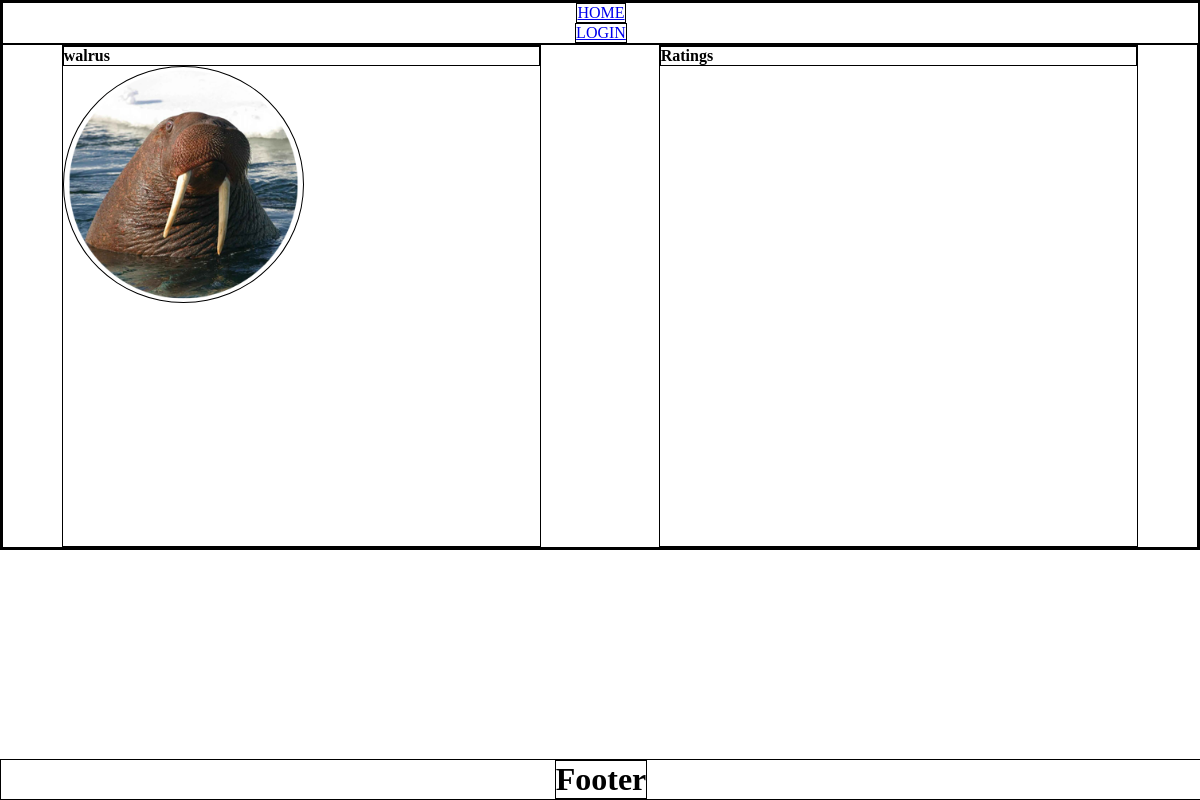
The page /user/1 on the database as committed earlier.
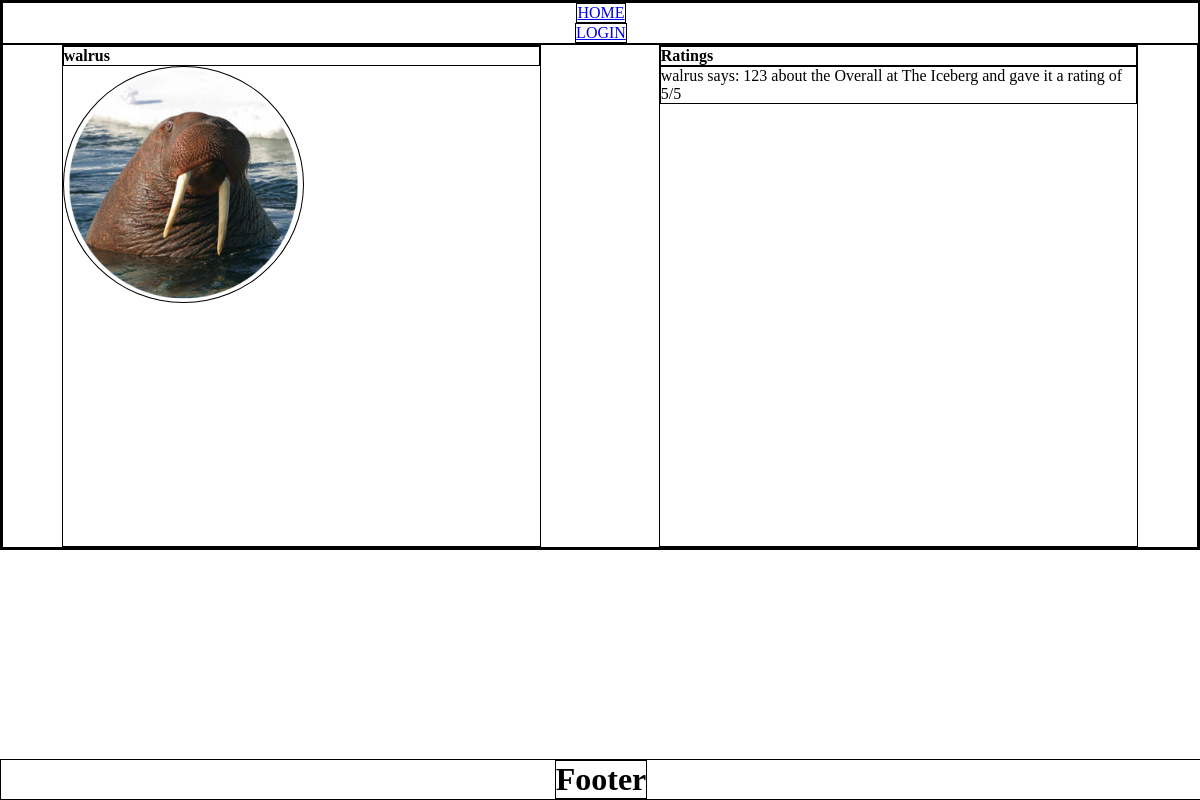
The same page on the database as committed later.
### app/models.py (models this page shows, shortened)
class Rating(Model):
    user_fk = ForeignKeyField(
        model=User,
        backref="users"
    )
    venue_fk = ForeignKeyField(
        model=Venue,
        backref="venues",
        null=True
    )
    band_fk = ForeignKeyField(
        model=User,
        backref="bands",
        null=True
    )
    rating = IntegerField()
    rating_type = CharField()
    message = CharField(max_length=1024)
    class Meta:
        database = DATABASE

class User(UserMixin, Model):
    username = CharField(unique=True)
    email = CharField(unique=True, max_length=256)
    password = CharField(max_length=128)
    avatar = BlobField(default="default.png")
    city = CharField()
    state = CharField()
    zip = CharField()
    user_level = CharField(default="user")
    class Meta:
        database = DATABASE

class Venue(Model):
    name = CharField()
    img = BlobField(default="default_venue.jpg")
    about = CharField()
    address = CharField()
    city = CharField()
    state = CharField()
    zip = CharField()
    class Meta:
        database = DATABASE

### app/routes.py (the view)
@app.route("/user/<id>") # this will need to be a dynamic route
def user(id):
    found_user = models.User.get(models.User.id == id)
    decoder = found_user.avatar.decode()
    location = (f'images/{decoder}')
    avatar = url_for('static', filename=location)
    ratings = models.Rating.select().where(models.Rating.user_fk == found_user.id)
    return render_template('user.html', user=found_user, avatar=avatar, ratings=ratings)

### app/__init__.py (called while the page is built)
@app.before_request
def before_request():
    g.db = DATABASE
    g.db.connect()
    g.user = current_user

@app.after_request
def after_request(response):
    g.db.close()
    return response

### app/templates/user.html (shortened to what this page needs)
{% extends "layout.html" %}
{% from 'macros.html' import render_field %}
{% block sidebar %}
<h4>{{user.username}}</h4>
<img class="user_profile_avatar" src="{{ avatar }}" alt="">
{% endblock %}
{% block main %}
<h4>Ratings</h4>
    {% for rating in ratings %}
        <p>{{ rating.user_fk.username }} says: {{ rating.message }} about the {{ rating.rating_type }} at {{ rating.venue_fk.name }} and gave it a rating of {{ rating.rating }}/5</p>
    {% endfor %}
{% endblock %}

Rows that differ between the two databases and show on the page:
added Rating: user_fk.username "walrus", message "123", rating_type "Overall", venue_fk.name "The Iceberg", rating "5"
